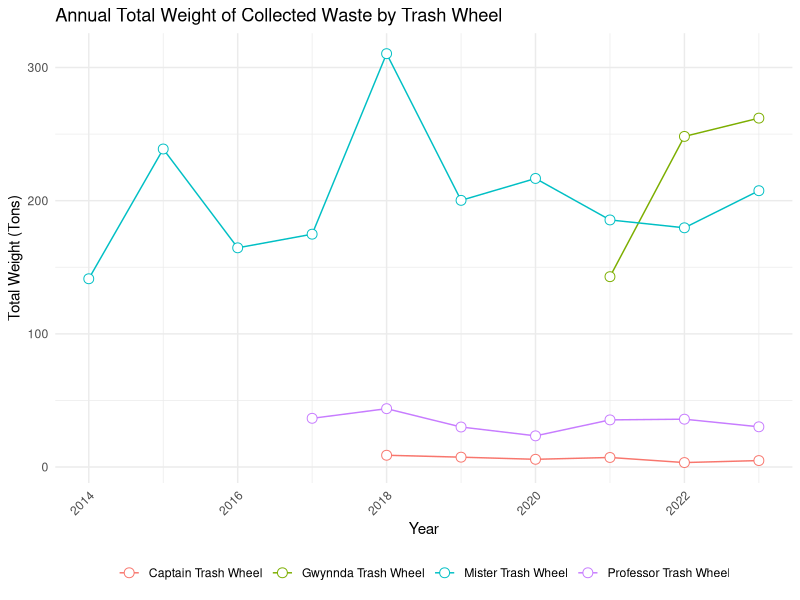
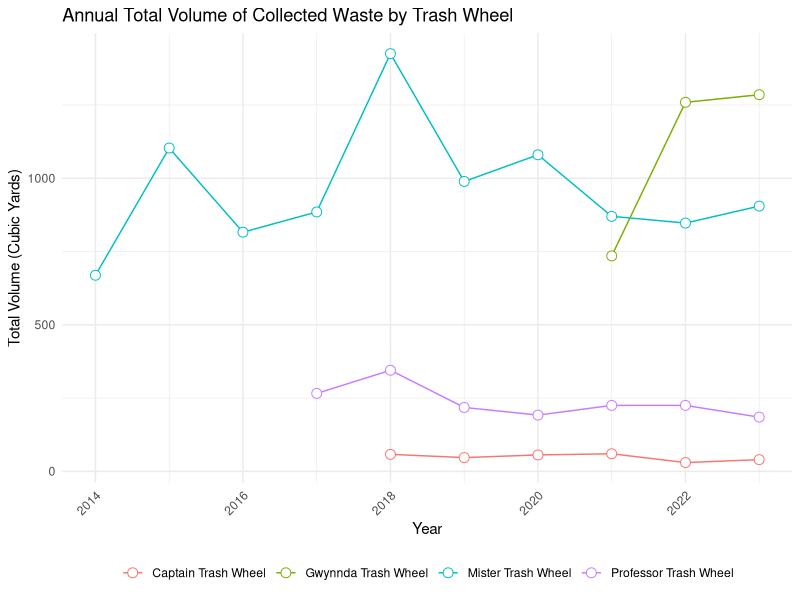
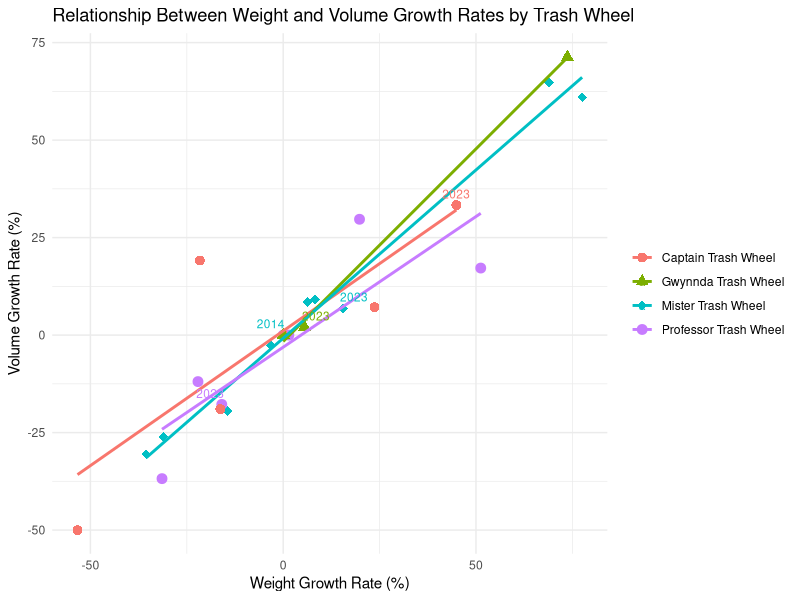
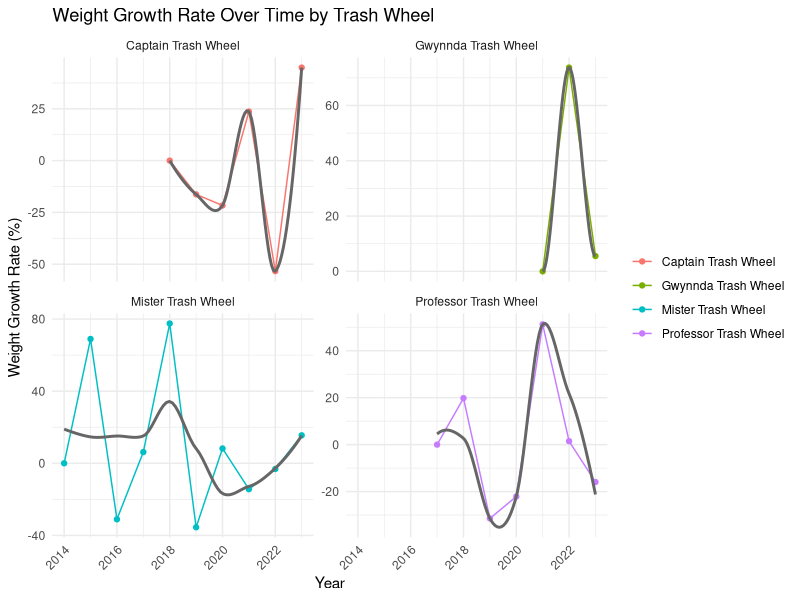
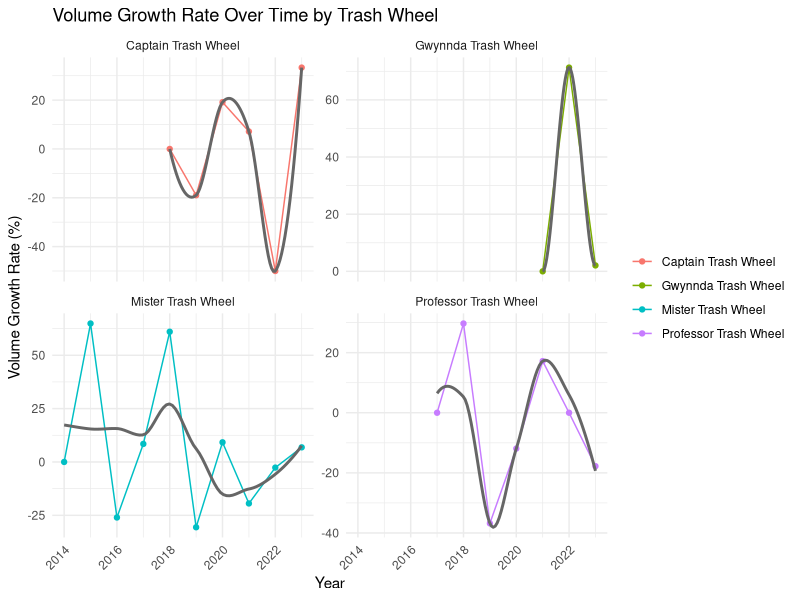
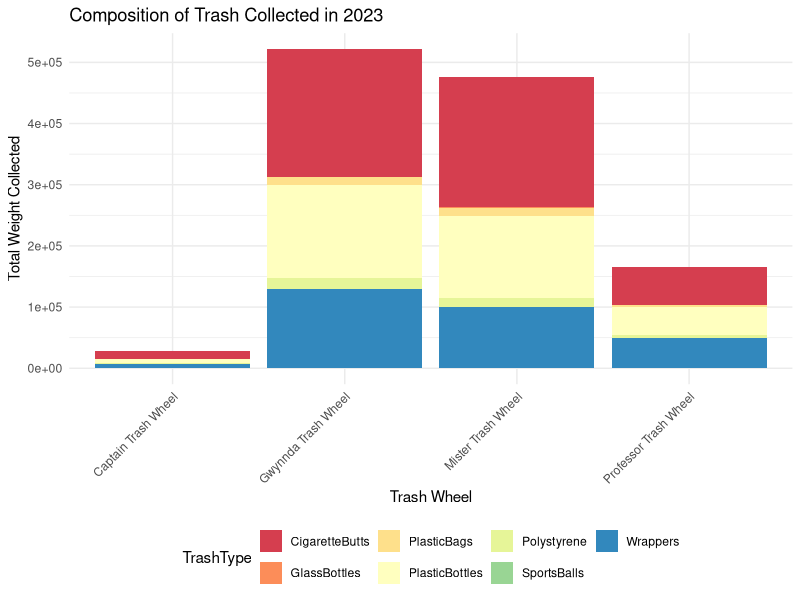

R code for these plots, in order:
## ---- chunk 1
library(dplyr)
library(lubridate)
library(ggplot2)
library(tidyr)

# Read the CSV file
trashwheel_data <- read.csv("trashwheel.csv")
## ---- chunk 2
#  Data segmentation by Trash Wheel by Year
trashwheel_segments <- trashwheel_data %>%
  group_by(Name, Year) %>%
  summarise(
    TotalWeight = sum(Weight, na.rm = TRUE),
    TotalVolume = sum(Volume, na.rm = TRUE)
  )
trashwheel_segments
## ---- chunk 3
# Time-Series Analysis: Performance of each Trash Wheel over time
ggplot(trashwheel_segments, aes(x = Year, y = TotalWeight, group = Name, color = Name)) +
  geom_line() +
  geom_point(size = 3, shape = 21, fill = "white") + # Using filled points for better visibility
  theme_minimal() +
  labs(title = "Annual Total Weight of Collected Waste by Trash Wheel",
       x = "Year", y = "Total Weight (Tons)") +
  theme(legend.title = element_blank(), # Removing the legend title for clarity
        legend.position = "bottom", # Positioning legend at the bottom for easy comparison
        axis.text.x = element_text(angle = 45, hjust = 1)) 

ggplot(trashwheel_segments, aes(x = Year, y = TotalVolume, group = Name, color = Name)) +
  geom_line() +
  geom_point(size = 3, shape = 21, fill = "white") + # Using filled points for better visibility
  theme_minimal() +
  labs(title = "Annual Total Volume of Collected Waste by Trash Wheel",
       x = "Year", y = "Total Volume (Cubic Yards)") +
  theme(legend.title = element_blank(), # Removing the legend title for clarity
        legend.position = "bottom", # Positioning legend at the bottom for easy comparison
        axis.text.x = element_text(angle = 45, hjust = 1)) 
## ---- chunk 4
# Calculating Yearly Performance Growth Rate
trashwheel_segments <- trashwheel_segments %>%
  group_by(Name) %>%
  arrange(Year) %>%
  mutate(
    WeightGrowthRate = (TotalWeight / lag(TotalWeight) - 1) * 100, # Growth weight rate 
    VolumeGrowthRate = (TotalVolume / lag(TotalVolume) - 1) * 100 # Growth volume rate 
  ) %>% 
  replace_na(list(WeightGrowthRate = 0, VolumeGrowthRate = 0)) %>%  # means that at the time when a trash wheel start to be used, we set the intial value for the rate equals to 0. 
  arrange(desc(WeightGrowthRate), desc(VolumeGrowthRate))
trashwheel_segments
## ---- chunk 5
library(ggplot2)
library(dplyr)
library(ggrepel)

# Assigning unique shapes to each Trash Wheel
shapes <- c(16, 17, 18, 19) # Circle, Triangle, Square, Diamond

ggplot(trashwheel_segments, aes(x = WeightGrowthRate, y = VolumeGrowthRate, color = Name)) +
  geom_point(aes(shape = Name), size = 3) + 
  geom_smooth(method = "lm", se = FALSE) +
  geom_text_repel(aes(label = if_else(Year == max(Year) | Year == min(Year), as.character(Year), "")),
                  nudge_y = 0.05, size = 3, 
                  segment.color = 'grey50') + # Add labels to first and last years for clarity
  scale_shape_manual(values = shapes) + # Apply the shapes
  theme_minimal() +
  labs(title = "Relationship Between Weight and Volume Growth Rates by Trash Wheel",
       x = "Weight Growth Rate (%)", y = "Volume Growth Rate (%)") +
  theme(legend.title = element_blank()) 
## ---- chunk 6
library(ggplot2)

# Plotting Weight Growth Rate over Time for each Trash Wheel
ggplot(trashwheel_segments, aes(x = Year, y = WeightGrowthRate, group = Name)) +
  geom_line(aes(color = Name)) +
  geom_point(aes(color = Name)) +
  geom_smooth(se = FALSE, method = "loess", color = "gray40") + # Add a smooth trend line
  facet_wrap(~Name, scales = "free_y") + # Faceting by Trash Wheel
  theme_minimal() +
  labs(title = "Weight Growth Rate Over Time by Trash Wheel",
       x = "Year", y = "Weight Growth Rate (%)") +
  theme(legend.title = element_blank() , 
        axis.text.x = element_text(angle = 45, hjust = 1))

# Plotting Volume Growth Rate over Time for each Trash Wheel
ggplot(trashwheel_segments, aes(x = Year, y = VolumeGrowthRate, group = Name)) +
  geom_line(aes(color = Name)) +
  geom_point(aes(color = Name)) +
  geom_smooth(se = FALSE, method = "loess", color = "gray40") + # Add a smooth trend line
  facet_wrap(~Name, scales = "free_y") + # Faceting by Trash Wheel
  theme_minimal() +
  labs(title = "Volume Growth Rate Over Time by Trash Wheel",
       x = "Year", y = "Volume Growth Rate (%)") +
  theme(legend.title = element_blank(), 
        axis.text.x = element_text(angle = 45, hjust = 1))
## ---- chunk 7
# Filter data for the most recent year
latest_year <- max(trashwheel_data$Year)
latest_year_data <- trashwheel_data %>%
  filter(Year == latest_year)

# Melt the data to long format for ggplot
composition_data_long <- latest_year_data %>%
  select(Name, PlasticBottles, Polystyrene, CigaretteButts, GlassBottles, PlasticBags, Wrappers, SportsBalls) %>%
  gather(key = "TrashType", value = "Quantity", -Name) %>%
  group_by(Name, TrashType) %>%
  summarise(Quantity = sum(Quantity, na.rm = TRUE)) %>%
  ungroup()

ggplot(composition_data_long, aes(x = Name, y = Quantity, fill = TrashType)) +
  geom_bar(stat = "identity", position = "stack") +
  theme_minimal() +
  theme(
    axis.text.x = element_text(angle = 45, hjust = 1), 
    legend.position = "bottom"
  ) +
  labs(title = paste("Composition of Trash Collected in", latest_year),
       x = "Trash Wheel",
       y = "Total Weight Collected") +
  scale_fill_brewer(palette = "Spectral")

## ---- chunk 8

